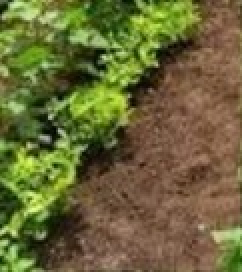
#> input picture Images/1c.jpg, 121 x 136 px (shown 2 times larger)
$ python q10.py
#> lines starting #> are read from the running program, lines starting #| are printed output that depends on the picture; after the words box and inside, x2 and y2 are one past the last pixel; in counts of white or black regions, pixels touching at a corner belong together
# D/ENG/24/0023/EE - ET3112
# Assignment 02 on Fitting
# Question 10

import cv2
import numpy as np
import matplotlib.pyplot as plt
from sklearn.linear_model import RANSACRegressor

# 1. Load the image and extract edges
image_path = '../Images/1c.jpg'
img = cv2.imread(image_path, cv2.IMREAD_GRAYSCALE)
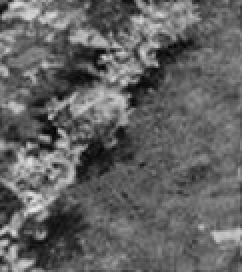
#> img: shape (136, 121) (shown 2 times larger); min 1, max 233, mean 98.4

if img is None:
    print("Error: Could not load image. Check the path.")
    exit()

edges = cv2.Canny(img, 550, 690)
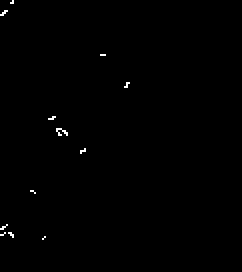
#> edges: shape (136, 121) (shown 2 times larger); 0.35% white in thin lines or dots, all inside (x1, y1, x2, y2) = (0, 0, 65, 120)
indices = np.where(edges != 0)
#> indices = 57 positions, rows 0 to 119, columns 0 to 64
x = indices[1]
#> x = 57 values, max 64 at index 13, min 0 at index 7, mean 23.12
y = indices[0]
#> y = 57 values from 0 to 119

# 2. RANSAC Fit
# scikit-learn expects X to be a 2D array (a column of values)
X = x.reshape(-1, 1)
#> X has the same summary as x

# Initialize the RANSAC regressor
ransac = RANSACRegressor(random_state=42)
ransac.fit(X, y)

# 3. Plotting
plt.figure(figsize=(8, 6))

# Plot the original scatter points in gray
plt.scatter(x, y, s=1, color='gray', label='Extracted Edges (with noise)')

# Generate x values for the line (from min to max x)
x_line = np.linspace(x.min(), x.max(), 100).reshape(-1, 1)
#> x_line = 100 values from 0 to 64
# Predict the corresponding y values using the fitted RANSAC model
y_line = ransac.predict(x_line)

# Plot the RANSAC fit line in blue
plt.plot(x_line, y_line, color='blue', linewidth=2, label='RANSAC Robust Fit Line')

# Invert the y-axis so the plot matches the image orientation
plt.gca().invert_yaxis()

plt.title('RANSAC Line Estimation (Question 10)')
plt.xlabel('X coordinates')
plt.ylabel('Y coordinates')
plt.legend()

output_filename = 'q10_output.png'
plt.savefig(output_filename, bbox_inches='tight')
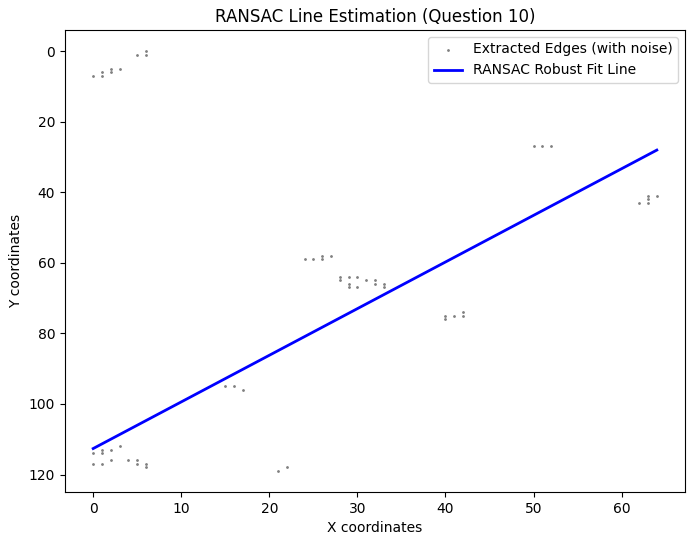
#> figure drawn by matplotlib, 1 panel; curve peaks at x = 0, y = 112.6
print(f"Plot saved successfully as '{output_filename}'.")

# Display the plot
plt.show()

$ run again, with Images/1a.jpg copied over Images/1c.jpg
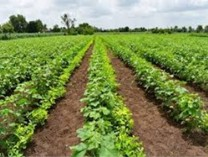
#> input picture Images/1a.jpg, 208 x 157 px
#> `edges = cv2.Canny(img, 550, 690)`:
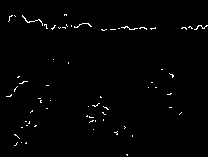
#> edges: shape (157, 208); 1.1% white in thin lines or dots, all inside (x1, y1, x2, y2) = (6, 14, 208, 156)
#> indices = 371 positions, rows 14 to 155, columns 6 to 207
#> x = 371 values, max 207 at index 81, min 6 at index 253, mean 89.12
#> y = 371 values from 14 to 155
#> X has the same summary as x
#> `plt.savefig(output_filename, bbox_inches='tight')`:
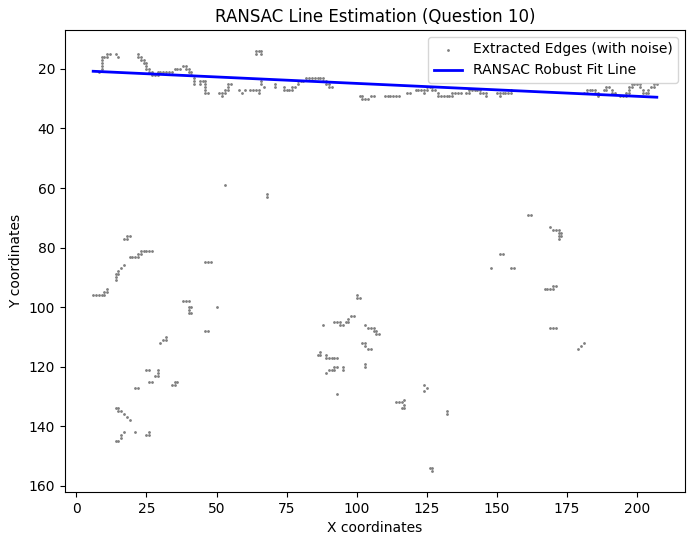
#> figure drawn by matplotlib, 1 panel; curve peaks at x = 207, y = 29.52
